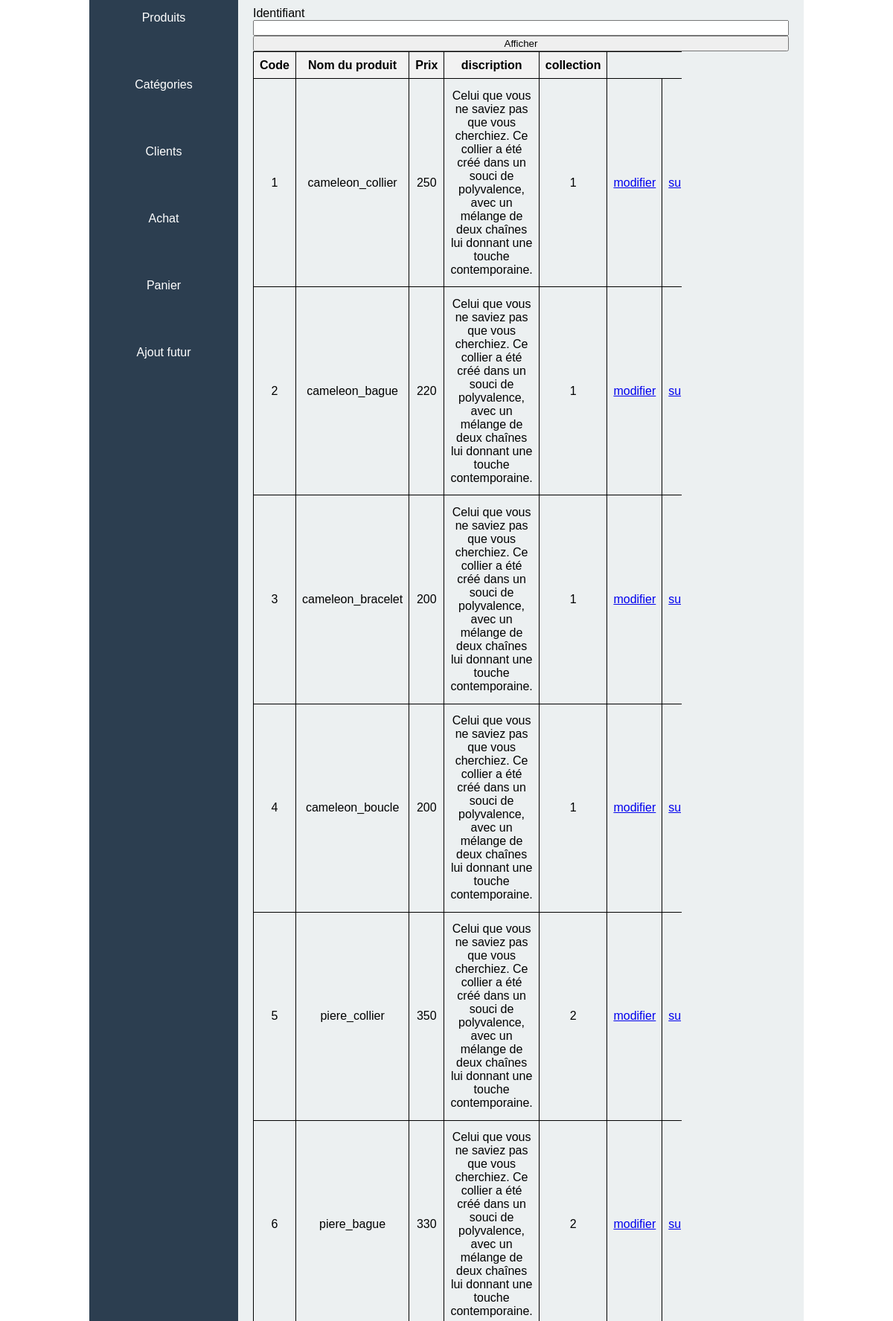
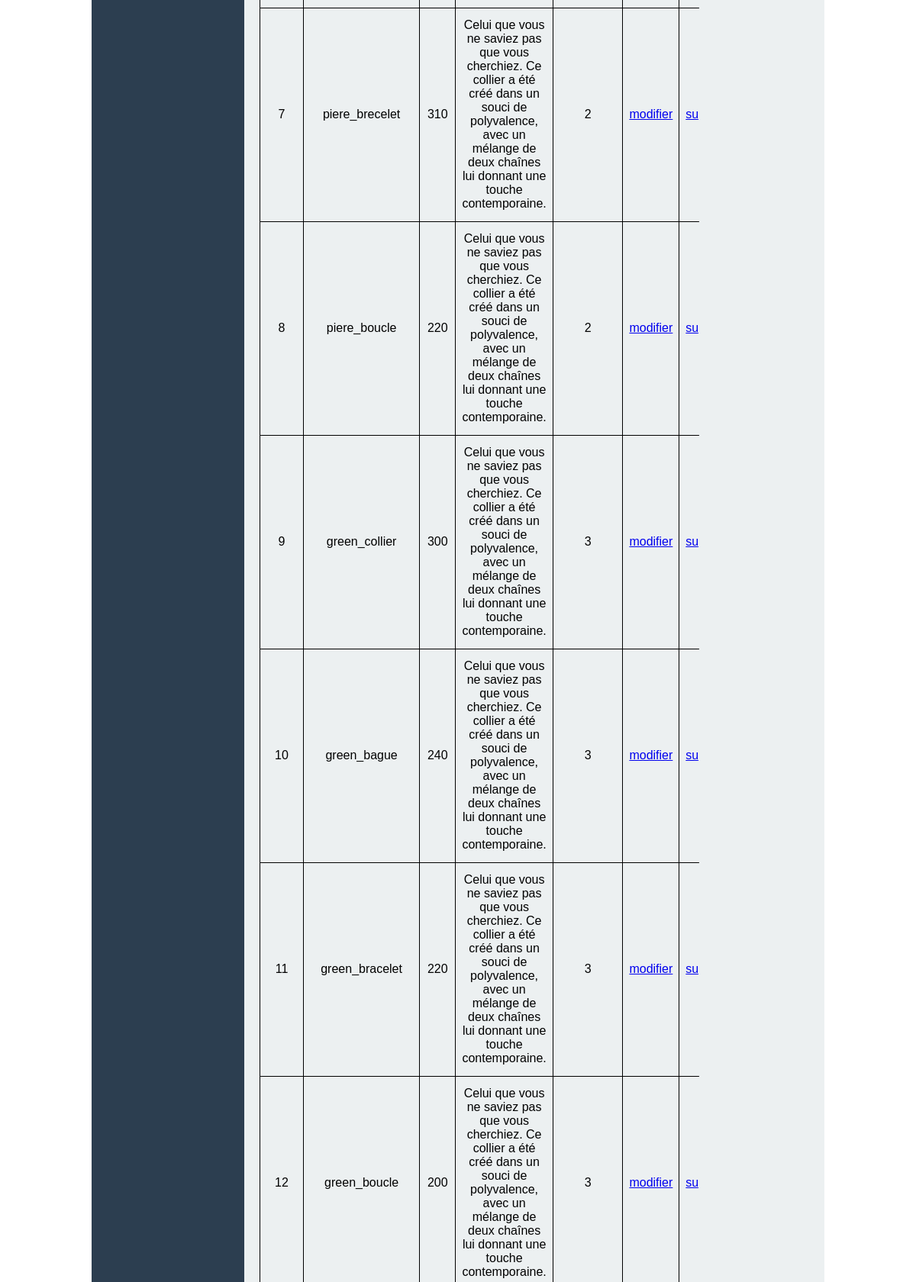
The page /gerer_produit.php (upper part) on the database its author committed (2 pictures, top to bottom).
### tables this page shows
CREATE TABLE `produit` (
  `id_produit` int(11) NOT NULL,
  `nom_produit` varchar(50) DEFAULT NULL,
  `prix_produit` smallint(6) NOT NULL,
  `discription` varchar(375) DEFAULT NULL,
  `id_collection` int(11) NOT NULL
);

### gerer_produit.php (the view, shortened to what this page needs)
<!DOCTYPE html>
<html>
    <head>
    </head>
<!DOCTYPE html>
<html lang="en">
<head>
    <link rel="stylesheet">\
</head>
<body>
    <div class="container">
        <div class="sidebar">
            <nav>
                <ul>
                    <li>
                        <a href="#">Produits</a>
                    </li>
                    <li>
                        <a href="#">Catégories</a>
                    </li>
                    <li>
                        <a href="#">Clients</a>
                    </li>
                    <li>
                        <a href="#">Achat</a>
                    </li>
                    <li>
                        <a href="#">Panier</a>
                    </li>
                    <li>
                        <a href="#">Ajout futur</a>
                    </li>
                </ul>
            </nav>
        </div>
        <div class="content">
        <form action =""method="POST">
		    <label> Identifiant </label>
            <input type="text" name="idprod">
            <input type="submit" value="Afficher" name="button">
		</form>
        <div class="container">
            <table>
                <tr>
                    <th>Code</th>
                    <th>Nom du produit</th>
                    <th>Prix</th>
                    <th>discription</th>
                    <th>collection</th>
                </tr>
                <?php
                include_once "connexion_opale.php";
                if ($conn) {
                    $req = mysqli_query($conn, "SELECT * FROM produit");
                    if ($req) {
                        if(mysqli_num_rows($req) === 0){
                            echo "<tr><td colspan='5'>Il n'y a pas de produits</td></tr>";
                        } else {
                            while($row = mysqli_fetch_assoc($req)) {
                                echo "<tr>";
                                echo "<td>".$row['id_produit']."</td>";
                                echo "<td>".$row['nom_produit']."</td>";
                                echo "<td>".$row['prix_produit']."</td>";
                                echo "<td>".$row['discription']."</td>";
                                echo "<td>".$row['id_collection']."</td>";
                                echo "<td><a href='modifierproduit.php?id=".$row['id_produit']."'>modifier</a></td>";
                                echo "<td><a href='supprimerproduit.php?id=".$row['id_produit']."'>supprimer</a></td>";
                                echo "</tr>";
                            }
                        }
                    } else {
                        echo "<tr><td colspan='5'>Erreur de requête : " . mysqli_error($conn)."</td></tr>";
                    }
                } else {
                    echo "<tr><td colspan='5'>Échec de la connexion à la base de données</td></tr>";
                }
                ?>
            </table>
        </div>
        </div>
    </div>
</body>
</html>

### gerer_produit.php (style rules this page uses)
body { display: flex; justify-content: center; align-items: center; height: 100vh; margin: 0; }
.container { width: 80%; overflow: auto; }
table { width: 100%; border-collapse: collapse; }
table, th, td { border: 1px solid black; padding: 8px; text-align: center; }
th { background-color: #f2f2f2; }
form { display: flex; flex-direction: column; }
body { display: flex; flex-direction: column; }
body, html { margin: 0; overflow: hidden; padding: 0; font-family: Arial, sans-serif; height: 100%; margin-top: -10px; width: 100%; }
.container { display: flex; min-height: 100vh; }
.sidebar { width: 200px; background-color: #2c3e50; color: #fff; }
.sidebar nav ul { list-style: none; padding: 0; }
.sidebar nav ul li { padding: 10px; display: flex; justify-content: center; align-items: center; }
.sidebar nav ul li a { text-decoration: none; color: #fff; display: block; height: 70px; }
.content { flex: 1; padding: 20px; background-color: #ecf0f1; }

### rows shown on the page
produit: id_produit "1", nom_produit "cameleon_collier", prix_produit "250", discription "Celui que vous ne saviez pas que vous cherchiez. Ce collier a été créé dans un souci de polyvalence, avec un mélange de deux chaînes lui donnant une touche contemporaine.", id_collection "1"
produit: id_produit "2", nom_produit "cameleon_bague", prix_produit "220", discription "Celui que vous ne saviez pas que vous cherchiez. Ce collier a été créé dans un souci de polyvalence, avec un mélange de deux chaînes lui donnant une touche contemporaine.", id_collection "1"
produit: id_produit "3", nom_produit "cameleon_bracelet", prix_produit "200", discription "Celui que vous ne saviez pas que vous cherchiez. Ce collier a été créé dans un souci de polyvalence, avec un mélange de deux chaînes lui donnant une touche contemporaine.", id_collection "1"
produit: id_produit "4", nom_produit "cameleon_boucle", prix_produit "200", discription "Celui que vous ne saviez pas que vous cherchiez. Ce collier a été créé dans un souci de polyvalence, avec un mélange de deux chaînes lui donnant une touche contemporaine.", id_collection "1"
produit: id_produit "5", nom_produit "piere_collier", prix_produit "350", discription "Celui que vous ne saviez pas que vous cherchiez. Ce collier a été créé dans un souci de polyvalence, avec un mélange de deux chaînes lui donnant une touche contemporaine.", id_collection "2"
produit: id_produit "6", nom_produit "piere_bague", prix_produit "330", discription "Celui que vous ne saviez pas que vous cherchiez. Ce collier a été créé dans un souci de polyvalence, avec un mélange de deux chaînes lui donnant une touche contemporaine.", id_collection "2"
produit: id_produit "7", nom_produit "piere_brecelet", prix_produit "310", discription "Celui que vous ne saviez pas que vous cherchiez. Ce collier a été créé dans un souci de polyvalence, avec un mélange de deux chaînes lui donnant une touche contemporaine.", id_collection "2"
produit: id_produit "8", nom_produit "piere_boucle", prix_produit "220", discription "Celui que vous ne saviez pas que vous cherchiez. Ce collier a été créé dans un souci de polyvalence, avec un mélange de deux chaînes lui donnant une touche contemporaine.", id_collection "2"
produit: id_produit "9", nom_produit "green_collier", prix_produit "300", discription "Celui que vous ne saviez pas que vous cherchiez. Ce collier a été créé dans un souci de polyvalence, avec un mélange de deux chaînes lui donnant une touche contemporaine.", id_collection "3"
produit: id_produit "10", nom_produit "green_bague", prix_produit "240", discription "Celui que vous ne saviez pas que vous cherchiez. Ce collier a été créé dans un souci de polyvalence, avec un mélange de deux chaînes lui donnant une touche contemporaine.", id_collection "3"
produit: id_produit "11", nom_produit "green_bracelet", prix_produit "220", discription "Celui que vous ne saviez pas que vous cherchiez. Ce collier a été créé dans un souci de polyvalence, avec un mélange de deux chaînes lui donnant une touche contemporaine.", id_collection "3"
produit: id_produit "12", nom_produit "green_boucle", prix_produit "200", discription "Celui que vous ne saviez pas que vous cherchiez. Ce collier a été créé dans un souci de polyvalence, avec un mélange de deux chaînes lui donnant une touche contemporaine.", id_collection "3"
